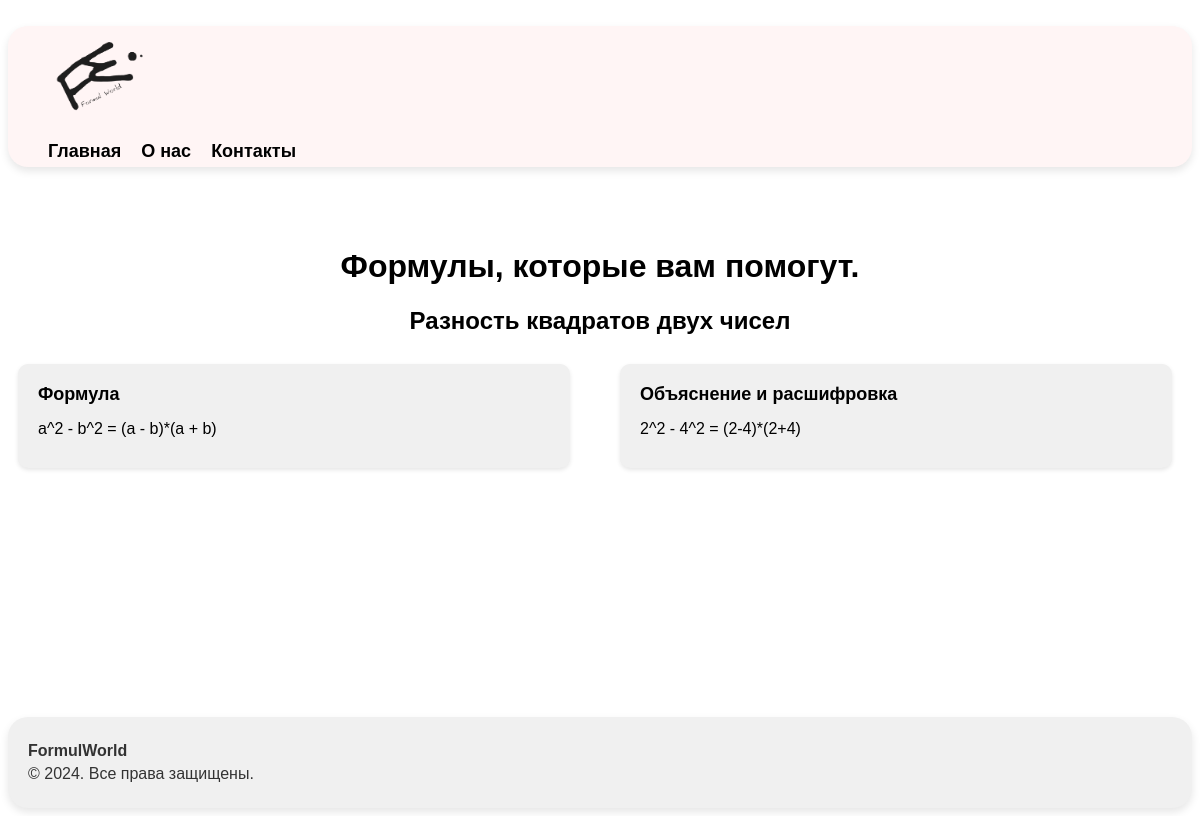
The app's page /algeb0 with its own data.
### tables this page shows
CREATE TABLE alg(form text, example text, tema text);

### app.py (the view)
@app.route('/algeb<index>')
def algebThema(index):
    algebra=getTable('alg')
    tema=algebra[int(index)]
    return render_template('formalgebra.html', tema = tema[2], form = tema[0], example = tema[1])

### db.py (called while the page is built)
    def create_tables(self):
        self.query('CREATE TABLE IF NOT EXISTS alg(form TEXT, example TEXT, tema TEXT)')
        self.query('CREATE TABLE IF NOT EXISTS geom(form TEXT, example TEXT, tema TEXT)')
        self.query('CREATE TABLE IF NOT EXISTS fiz(form TEXT, example TEXT, tema TEXT)')
        self.query('CREATE TABLE IF NOT EXISTS inf(form TEXT, example TEXT, tema TEXT)')

    def query(self,arg,values=None):
        if values==None:
            self.cur.execute(arg)
        else:
            self.cur.execute(arg,values)
        self.conn.commit()

    def fetchall(self,arg,values=None):
        if values==None:
            self.cur.execute(arg)
        else:
            self.cur.execute(arg,values)
        return self.cur.fetchall()

    def __del__(self):
        self.conn.close()

### form.py (called while the page is built)
def getTable(nameTable):
    base=DatabaseManager('base.db')
    base.create_tables()
    res=base.fetchall(f'SELECT * FROM {nameTable}')
    return res

### templates/formalgebra.html
{% extends 'index.html' %} {% block title %}Главная{% endblock %} {% block
body%}
<div class="maincontent">
  <h1 class="magicformul">Формулы, которые вам помогут.</h1>
  <h2 class="tema">{{tema}}</h2>
  <div class="formuls">
    <div class="form">
      <h2>Формула</h2>
      <p><strong></strong>{{form}}</p>
    </div>
    <div class="form">
      <h2>Объяснение и расшифровка</h2>
      <p><strong></strong>{{example}}</p>
    </div>
  </div>
</div>
{% endblock%}

### static/style.css (style rules this page uses)
* { scroll-behavior: smooth; }
.maincontent { flex: 1; }
.formuls { display: flex; gap: 30px; }
.tema { text-align: center; font-family: Arial, Helvetica, sans-serif; }
.magicformul { font-family: Arial, Helvetica, sans-serif; text-align: center; }
.form { background-color: #f0f0f0; border-radius: 10px; box-shadow: 0 2px 4px rgba(0, 0, 0, 0.1); padding: 20px; margin: 10px; width: calc(50% - 40px); box-sizing: border-box; min-width: 260px; }
.form h2 { font-size: 18px; margin-top: 0; font-family: Arial, Helvetica, sans-serif; }
.form p { margin: 10px 0; font-family: Arial, Helvetica, sans-serif; }

### records on screen
alg: tema "Разность квадратов двух чисел", form "a^2 - b^2 = (a - b)*(a + b)", example "2^2 - 4^2 = (2-4)*(2+4)"
